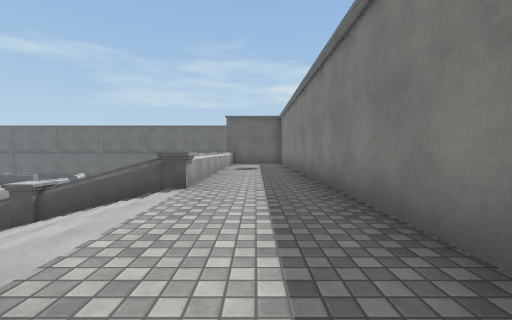
[1] (above)

21 first-person views from a walk through a 3-D level made in the Unity game engine. The camera is 1.2 m above the floor, tilts 2° down and sees 90° across. The floor is counted in squares, 2 m on a side. Each view is taken from the middle of a square. On the plan, view 1 faces up. The plan holds only what a view shows up to about 9 squares ahead; the rest is blank. The place goes on beyond the plan. The player character is not drawn. Some animated figures are left out. Surface patterns are stand-ins for the level's own textures.

[2]
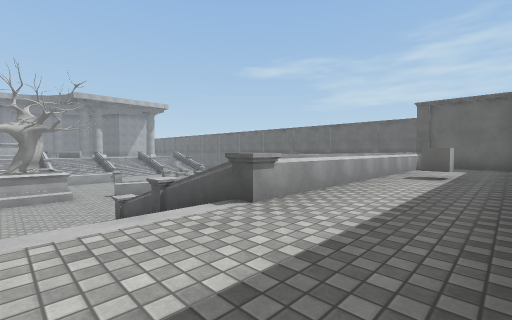

[3]
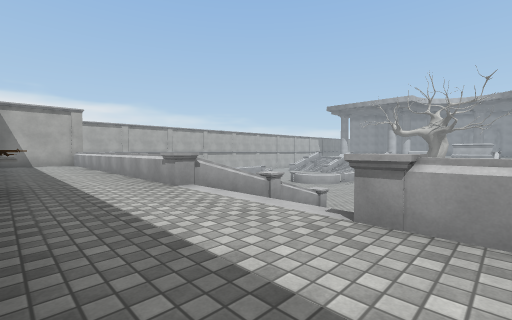

[4]
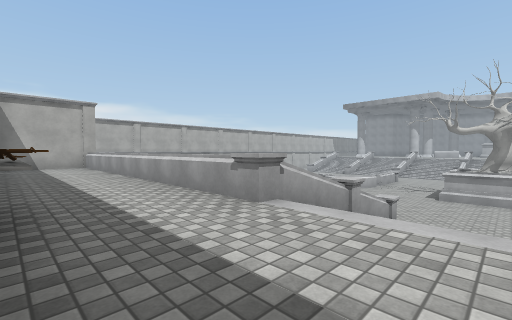

[5]
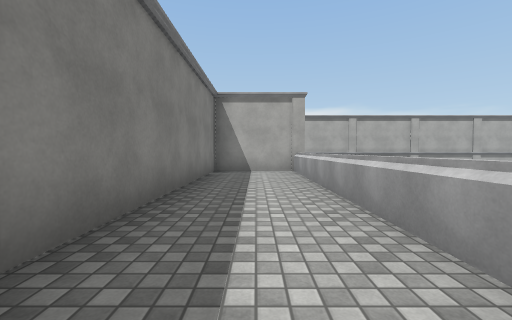

[6]
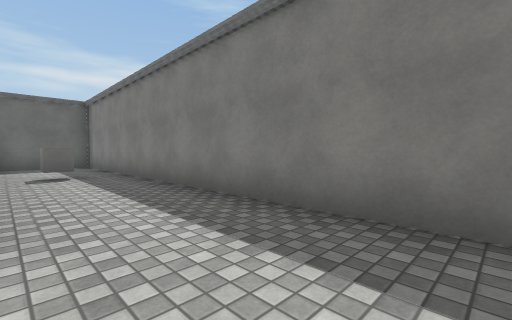

[7]
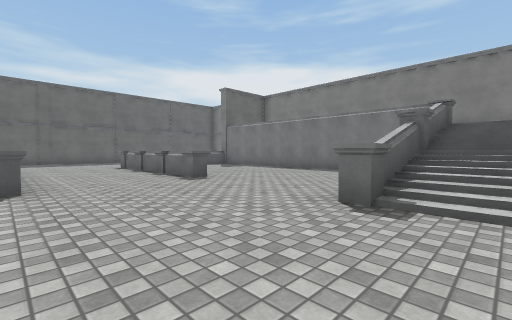

[8]
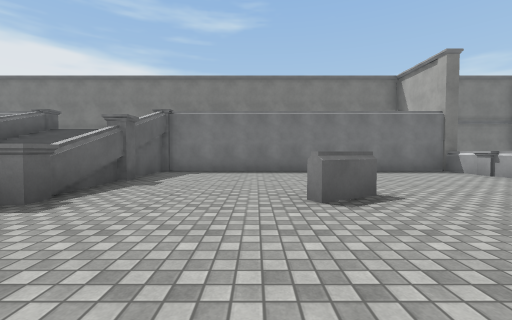

[9]
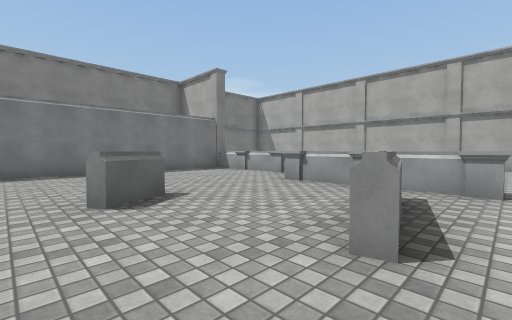

[10]
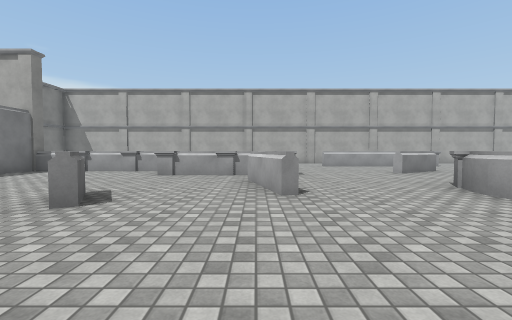

[11]
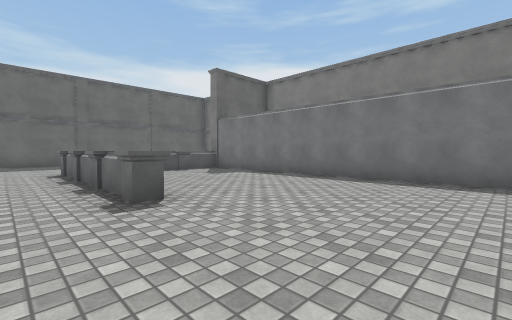

[12]
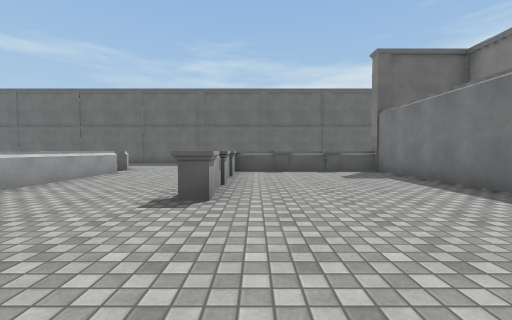

[13]
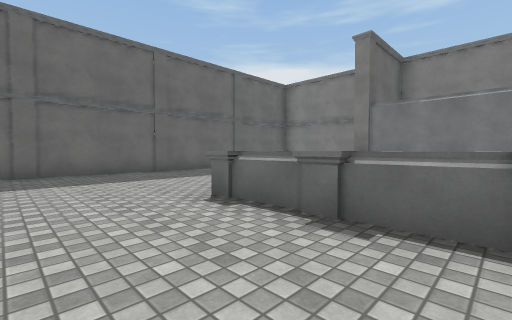

[14]
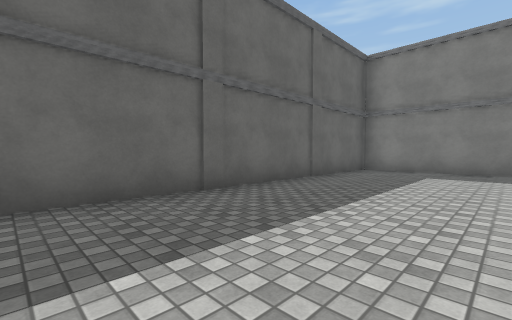

[15]
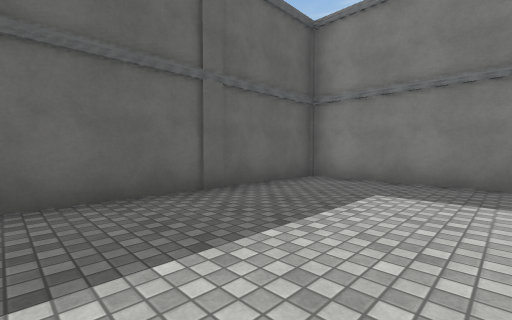

[16]
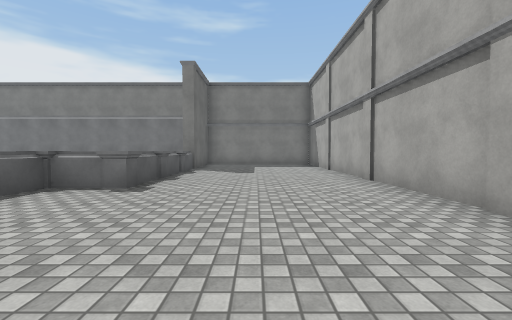

[17]
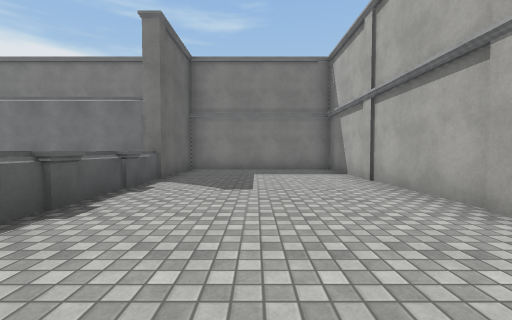

[18]
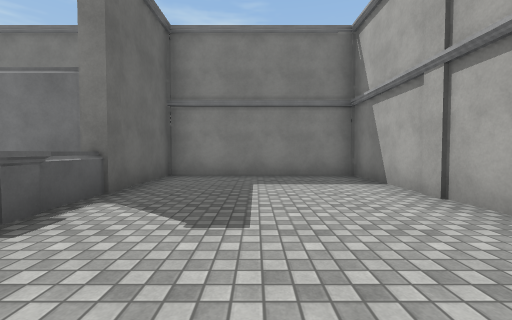

[19]
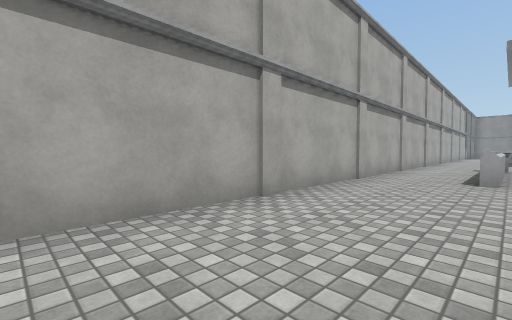

[20]
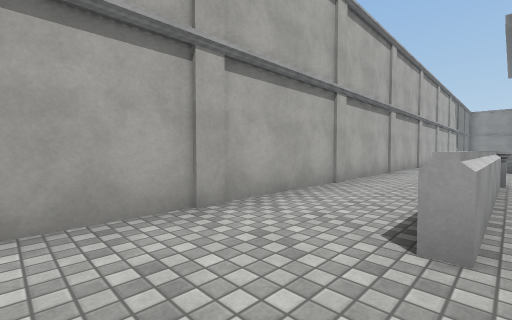

[21]
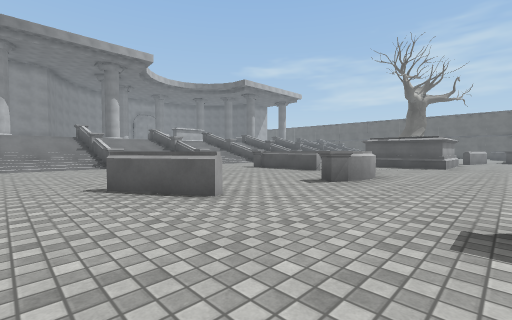

### Floor plan
Key: @ floor where view 1 was taken; # wall or solid block; x gap in a wall; . main floor; : floor 2.5 m higher than the main floor; / step, stairs or slope; = window, fence, low wall or low ledge; ^ raised ledge; C cube; T tree; R rifle; O other object.
Columns run from 21 left of view 1 to 2 right of it. Each row starts with its distance up from view 1.
 18              ###########
 17              ..........#
 16              ..........#
 15              ..........#
 14            O...........#
 13             O..O^OO^####
 12             x..^....=::#
 11             ^..O....=::#
 10             ^..O....=::#
  9             ^..^....#C:#
  8             O..O....=::#
  7             ........=::#
  6             ........=::#
  5             ........=::#
  4            ....O=O##O::#
  3          TT..../////:::#
  2          TT....    /:::#
  1          TT....O^O##O:R
  0          ...........#@O
 -1          ...........=::#
 -2       OO.O..........=::#
 -3       ...OO....O....=::#
 -4       ...O...O....  =::#
 -5        ......O......=::#
 -6   O     ............=::#
 -7  //.... OO..OOOO....=::#
 -8 ///.....O......O^OO^####
 -9 ///....................#
-10    ...O^^^^............#
-11     ...................#
-12   .....................#
-13   ######################

Positions as (right, up) in squares from view 1, and headings:
1: (0, 0), facing up
2: (1, 2), facing up-left
3: (1, 5), facing down-left
4: (1, 3), facing down-left
5: (0, 0), facing down
6: (-1, 2), facing up-right
7: (-9, 3), facing up-right
8: (-9, -2), facing right
9: (-9, -2), facing down-right
10: (-8, 0), facing down
11: (-7, 5), facing up-right
12: (-5, 5), facing up
13: (-8, 10), facing up-right
14: (-7, 14), facing up-right
15: (-4, 14), facing up-right
16: (-10, -10), facing right
17: (-7, -10), facing right
18: (-5, -10), facing right
19: (-5, -10), facing down-left
20: (-9, -10), facing down-left
21: (-9, -9), facing up-left
